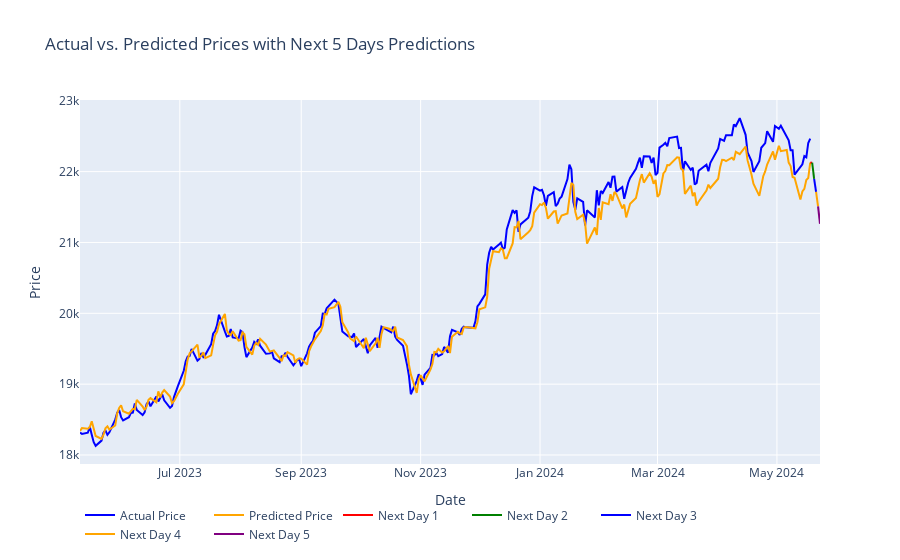

Here is the notebook cell this chart was saved with:
### Code cell
# Plotting actual and predicted prices
colors = ['red', 'green', 'blue', 'orange', 'purple']

actual_trace = go.Scatter(x=df.index[-len(y_test):], y=y_test_scaled.flatten(), mode='lines', name='Actual Price', line=dict(color='blue'))
predicted_trace = go.Scatter(x=df.index[-len(predictions):], y=predictions.flatten(), mode='lines', name='Predicted Price', line=dict(color='orange'))

# Calculate the next 5 dates after the last date in the dataset
last_date = df.index[-1]
next_5_days_index = pd.date_range(last_date + pd.Timedelta(days=1), periods=5)

# Plotting prices for the next 5 days
next_5_days_trace = []
predict_price = predictions[-1][0]
for i, price in enumerate(next_5_days_predictions, start=1):
    next_day_trace = go.Scatter(x=[last_date, next_5_days_index[i-1]], y=[predict_price, price[0][0]], mode='lines', name=f'Next Day {i}', line=dict(color=colors[i-1]))
    next_5_days_trace.append(next_day_trace)
    last_date = next_5_days_index[i-1]
    predict_price = price[0][0]

# Combine all traces
traces = [actual_trace, predicted_trace] + next_5_days_trace

# Define layout
layout = go.Layout(title='Actual vs. Predicted Prices with Next 5 Days Predictions',
                   xaxis=dict(title='Date'),
                   yaxis=dict(title='Price'),
                   legend=dict(orientation='h'),
                   showlegend=True)

# Create figure
fig = go.Figure(data=traces, layout=layout)

# Show interactive plot
fig.show()

### Figure 1 — Plotly figure (JSON) as saved in the notebook; plotly's stock layout.template omitted (floating-point values rounded to 4 significant figures; data arrays with more than 128 entries replaced by an {"elided": "..."} marker saying what was removed)
{"data": [{"line": {"color": "blue"}, "mode": "lines", "name": "Actual Price", "type": "scatter", "x": {"elided": "255 str values"}, "y": {"elided": "255 float values"}}, {"line": {"color": "orange"}, "mode": "lines", "name": "Predicted Price", "type": "scatter", "x": {"elided": "255 str values"}, "y": {"elided": "255 float values"}}, {"line": {"color": "red"}, "mode": "lines", "name": "Next Day 1", "type": "scatter", "x": ["2024-05-18T00:00:00", "2024-05-19T00:00:00"], "y": [22130.0, 22130.0]}, {"line": {"color": "green"}, "mode": "lines", "name": "Next Day 2", "type": "scatter", "x": ["2024-05-19T00:00:00", "2024-05-20T00:00:00"], "y": [22130.0, 21900.0]}, {"line": {"color": "blue"}, "mode": "lines", "name": "Next Day 3", "type": "scatter", "x": ["2024-05-20T00:00:00", "2024-05-21T00:00:00"], "y": [21900.0, 21710.0]}, {"line": {"color": "orange"}, "mode": "lines", "name": "Next Day 4", "type": "scatter", "x": ["2024-05-21T00:00:00", "2024-05-22T00:00:00"], "y": [21710.0, 21510.0]}, {"line": {"color": "purple"}, "mode": "lines", "name": "Next Day 5", "type": "scatter", "x": ["2024-05-22T00:00:00", "2024-05-23T00:00:00"], "y": [21510.0, 21260.0]}], "layout": {"legend": {"orientation": "h"}, "showlegend": true, "title": {"text": "Actual vs. Predicted Prices with Next 5 Days Predictions"}, "xaxis": {"title": {"text": "Date"}}, "yaxis": {"title": {"text": "Price"}}}}
